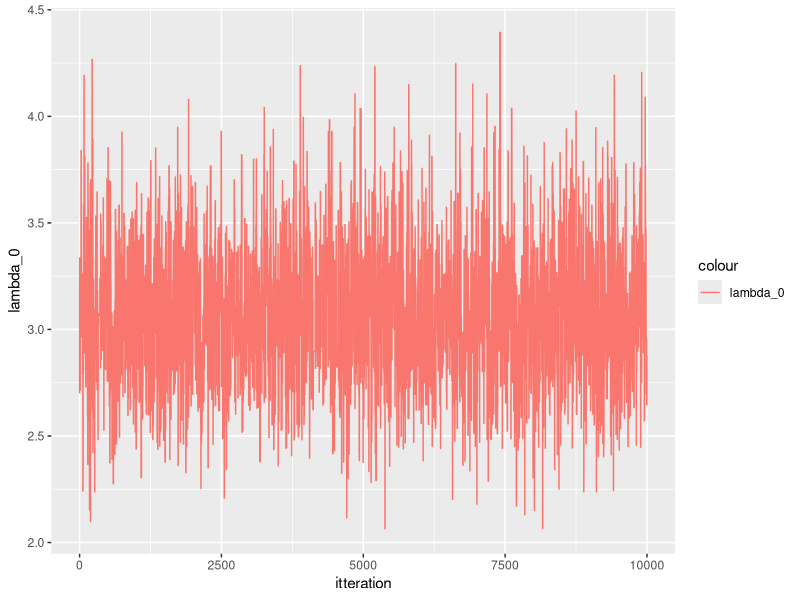
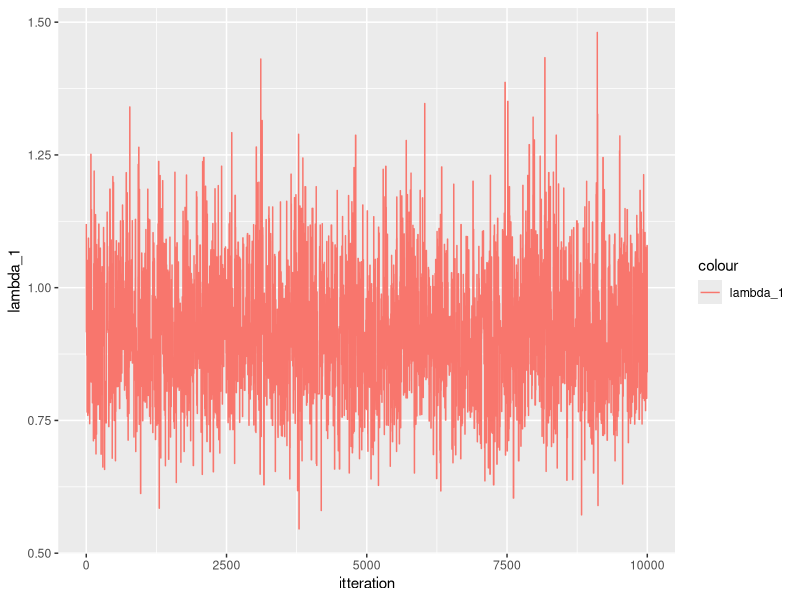
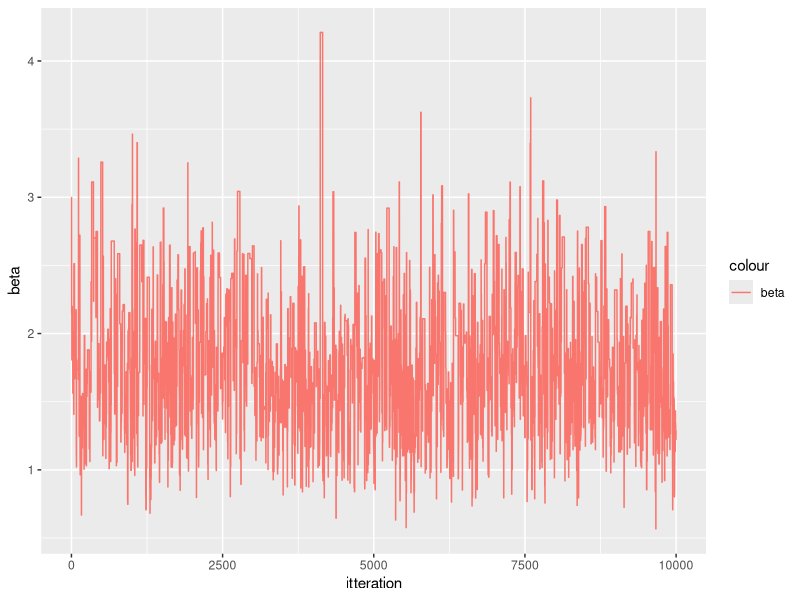
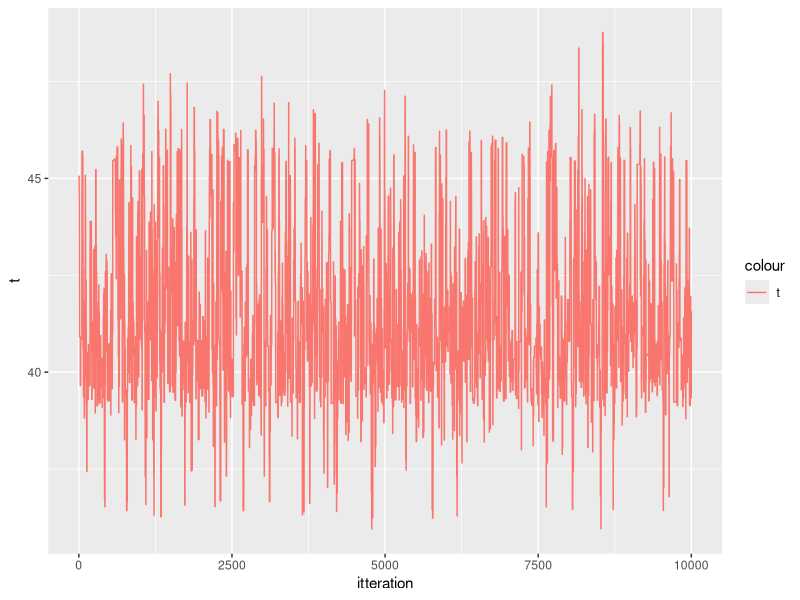

Reproduce these figures in R, in order.
#MH block

library(boot)
library(data.table)
library(tidyr)
library(ggplot2)

data <- as.data.table(coal)
data[, event:= 1]
data[, cum_event := cumsum(event)]
data[, date := date- 1851]




f_target_1 <- function(lambda_0, lambda_1, t, t_0, t_2, beta, y_0, y_1){
  if(t<t_0){
    return (0)
  }
  if(t> t_2){
    return (0)
  }
  return(exp(-lambda_0*(t-t_0) - lambda_1*(t_2-t)- (1/beta)*(lambda_0 + lambda_1))*lambda_0^{y_0+ 1}*lambda_1^{y_1+1})
}

f_prop_1 <- function(lambda_0, lambda_1, t_given, t_cur, t_0, t_2, beta, y_0, y_1, sigma_t){
  if(t<t_0){
    retval <- 0
  }
  if(t> t_2){
   retval <- 0
  }
  #return(exp(-lambda_0*(t-t_0) - lambda_1*(t_2-t)- beta*(lambda_0 + lambda_1))*lambda_0^y_0*lambda_1^y_1)
  
  retval <- dgamma(lambda_0, (y_0 +2), scale= (1/(t_cur - t_0 + 1/beta)))*dgamma(lambda_1, (y_1 +2), scale= (1/(t_2 - t_cur + 1/beta)))*dnorm(t, t_given,sigma_t)
  #print("retval_prop")
  #print(retval)
  return(retval)
}

f_target_2 <- function(lambda_0, lambda_1, beta, t_0, t_2, t, y_0, y_1){
  if(beta<0){
    return (0)
  }
  print("beta_target")
  print(beta)
  return(exp(-lambda_0*(t-t_0) - lambda_1*(t_2-t)- (1/beta)*(lambda_0 + lambda_1+1))*lambda_0^{y_0+ 1}*lambda_1^{y_1+1})*(1/beta^5)
}

f_prop_2 <- function(lambda_0, lambda_1, t, t_0, t_2, beta_cur, beta_given, y_0, y_1, sigma_beta){
    print("beta_prop")
    print(beta_cur)
    #return(exp(-lambda_0*(t-t_0) - lambda_1*(t_2-t)- beta*(lambda_0 + lambda_1))*lambda_0^y_0*lambda_1^y_1)
    # print((1/(t - t_0 + 1/beta_cur)))
    # print(1/(t_2 - t + 1/beta_cur))
    print("scale_prop")
    print(1/(t - t_0 + 1/beta_cur))
    print(1/(t_2 - t + 1/beta_cur))
    print("lambda")
    print(lambda_0)
    print(lambda_1)
    retval <- dgamma(lambda_0, (y_0 +2), scale= (1/(t - t_0 + 1/beta_cur)))*
        dgamma(lambda_1, (y_1+2), scale= (1/(t_2 - t + 1/beta_cur)))*
        dnorm(beta_cur, beta_given, sigma_beta)

  print("retval prop")
  print(retval)
  return (retval)
}

MH_alg <- function(n,data, t_0,t_2, t, lambda_0,lambda_1, beta, sigma_t, sigma_beta){
  
  
  y_0 = sum(data[date <t]$event)
  y_1 = sum(data[date>= t]$event)
  y_0
  y_1
  results <- matrix(nrow = n, ncol = 5)
  results[1, 1:5] <- c(t, lambda_0, lambda_1, beta, 1)
  for(i in 2:(n)){
    print(i)
    if(i %% 2 == 0){
      beta <- results[i-1, 4]
      beta
      t_old <- results[i-1, 1]
      t_old
      t_new <- rnorm(1, t_old, sigma_t)
      print("t_new")
      print(t_new)
      if(t_new <t_0 | t_new > t_2){
        results[i,1:5] <- c(t_old, lambda_0_old, lambda_1_old, beta, 0)
      }else{
     
        #print("t")
        #print(results[i-1,1])
        y_0_old = sum(data[date <t_old]$event)
        y_1_old = sum(data[date>= t_old]$event)
        y_0_n = sum(data[date <t_new]$event)
        y_1_n = sum(data[date>= t_new]$event)
        #print(i)
        #gibs step
        #t <- rexp(1, 1/(lambda_0 - lambda_1)) #must be wrong! 
        lambda_0_old <- results[i-1, 2]
        lambda_1_old <- results[i-1, 3]
        lambda_0 <- rgamma(1, (y_0 +2), scale= (1/(t_new - t_0 + 1/beta)))
         print("scale")
         print(1/(t_new - t_0 + 1/beta))
        # print("t")
        # print(t_new)
         print("beta")
         print(beta)
        lambda_1 <- rgamma(1, (y_1+2), scale=(1/(t_2 - t_new + 1/beta)))
        # print(lambda_0)
        # print(lambda_1)
        
        target_ratio <-  f_target_1(lambda_0, lambda_1, t_new, t_0, t_2, beta, y_0_n, y_1_n)/
          f_target_1(lambda_0_old, lambda_1_old, t_old, t_0, t_2, beta, y_0_old, y_1_old)
        target_ratio
        prop_ratio <- f_prop_1(lambda_0_old, lambda_1_old, t_cur = t_old, t_given = t_new,  t_0, t_2, beta, y_0_old, y_1_old, sigma_t = sigma_t)/
          f_prop_1(lambda_0, lambda_1, t_new, t_given = t_old, t_0, t_2, beta, y_0, y_1, sigma_t = sigma_t)
        prop_ratio
        a <- target_ratio*prop_ratio
        a
        a <- min(1, a)
        a
        print("a")
        print(a)
        u <- runif(1)
        u
        if (u< a){
          results[i, 1:5] <- c(t_new, lambda_0, lambda_1, beta, a)
        } else{
          results[i,1:5] <- c(t_old, lambda_0_old, lambda_1_old, beta, a)
        }
      }
    }
    else{
      t <- results[i-1, 1]
      t
      beta_old <- results[i-1, 4]
      
      beta_new <-  rgamma(1, 6, scale = 1/(lambda_0 + lambda_1 + 1)) 
      
      #WHEN WE DO AS IN THE EXERCISE THINGS CRASH
      
      #beta_new <- rnorm(1, mean = beta_old, sd = sigma_beta)
      
      y_0 = sum(data[date <results[i-1,1]]$event)
      y_1 = sum(data[date>= results[i-1,1]]$event)
      if(beta_new< 0){
        results[i,1:5] <- c(t, lambda_0_old, lambda_1_old, beta_old, 0)
      }else {
        print("t")
        print(t)
        print("beta_o")
        print(beta_old)
        print("beta_n")
        print(beta_new)

        
        lambda_0_n <- rgamma(1, (y_0 + 2), scale= (1/(t_old - t_0 + 1/beta_new)))
        lambda_1_n <- rgamma(1, (y_1 + 2), scale=(1/(t_2 - t_old + 1/beta_new)))
        lambda_0_n
        lambda_1_n
        # print(lambda_0)
        # print(lambda_1)
        
        lambda_0_old <- results[i-1, 2]
        lambda_1_old <- results[i-1, 3]
        
        target_ratio <-  f_target_2(lambda_0, lambda_1, beta_new, t_0, t_2, t, y_0, y_1)/
          f_target_2(lambda_0_old, lambda_1_old, beta_old, t_0, t_2, t, y_0, y_1)
        target_ratio
        
        # THIS ONE RETURNS 0 AND MAKES EVERYTHING CRASH
        
        prop_ratio <- f_prop_2(lambda_0_old, lambda_1_old, beta_cur = beta_old, beta_given = beta_new, t = t, t_0 = t_0, t_2 = t_2, y_0, y_1, sigma_beta = sigma_beta)/
          f_prop_2(lambda_0, lambda_1, beta_cur = beta_new, beta_given = beta_old, t_0 = t_0, t_2 = t_2, t = t, y_0, y_1, sigma_beta = sigma_beta)
        prop_ratio
        
        
        
        # prop_ratio <- (dgamma(lambda_0_old, (y_0 +2), scale= (1/(t - t_0 + 1/beta_old)))*
        #   dgamma(lambda_1_old, (y_1+2), scale= (1/(t_2 - t + 1/beta_old)))*
        #   dgamma(beta_old,  6, scale = 1/(lambda_0_old + lambda_1_old + 1)))/
        #   (dgamma(lambda_0_n, (y_0 +2 ), scale= (1/(t - t_0 + 1/beta_new)))*
        #   dgamma(lambda_1_n, (y_1 +2 ), scale= (1/(t_2 - t+ 1/beta_new)))*
        #   dgamma(beta_new,  6, scale = 1/(lambda_0_n + lambda_1_n + 1)))

        
        #print(target_ratio)
        print("Prop_ratio")
        print(prop_ratio)
        a <- min(1, target_ratio*prop_ratio)
        a
        print("a")
        print(a)
        u <- runif(1)
        u
        if (u< a){
          results[i, 1:5] <- c(t, lambda_0, lambda_1, beta_new, a)
        } else{
          results[i,1:5] <- c(t, lambda_0_old, lambda_1_old, beta_old, a)
        }
      }
    }
  }
  return (results)
}




t =45

lambda_0 <- 135/50
lambda_1 <-  56/50
beta = 3

n = 10000
t_0 = 0
t_2 = 112 #maybe should be 1963? 
sigma_t = 3
sigma_beta = 0.1

sim_MH <- MH_alg(n,data, t_0, t_2, t, lambda_0,lambda_1, beta, sigma_t = sigma_t, sigma_beta = sigma_beta)

sim_MH <- as.data.table(sim_MH)

setnames(sim_MH, c("t", "lambda_0", "lambda_1", "beta", "a"))

sim_MH[, itteration := seq(1:n)]
sim_MH

q <- ggplot(data = sim_MH, aes(x = itteration) )
q <- q + geom_line(aes(y = lambda_0, colour = "lambda_0"))
q
q <- ggplot(data = sim_MH, aes(x = itteration) )
q <- q + geom_line(aes(y = lambda_1, colour = "lambda_1"))
q
q <- ggplot(data = sim_MH, aes(x = itteration) )
q <- q + geom_line(aes(y = beta, colour = "beta"))
q
q <- ggplot(data = sim_MH, aes(x = itteration) )
q <- q + geom_line(aes(y = t, colour = "t"))
q


#only beta has a burn in period! kind of

summary(sim_MH)
2.92*45 + 0.92*(112-45)
